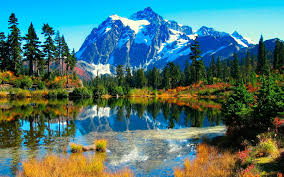
#> input picture scenery.jpg, 284 x 177 px
$ python basic.py
#> lines starting #> are read from the running program, lines starting #| are printed output that depends on the picture; after the words box and inside, x2 and y2 are one past the last pixel; in counts of white or black regions, pixels touching at a corner belong together
import cv2 as cv

#Read the image
img = cv.imread('scenery.jpg')
#> img is the input picture: shape (177, 284, 3); mean B, G, R 113.6, 116.4, 74.5

#converting to grayscale
gray = cv.cvtColor(img, cv.COLOR_BGR2GRAY)
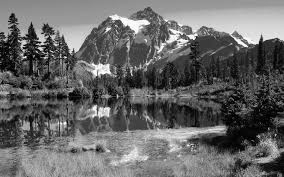
#> gray: shape (177, 284); min 0, max 255, mean 103.6
cv.imshow('Gray', gray)

#Blur the image
blur1 = cv.GaussianBlur(img, (3,3), cv.BORDER_DEFAULT)
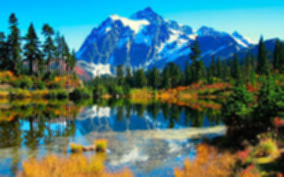
#> blur1: shape (177, 284, 3); mean B, G, R 113.6, 116.4, 74.5
cv.imshow('Blur1', blur1)

blur2 = cv.GaussianBlur(img, (7,7), cv.BORDER_DEFAULT)
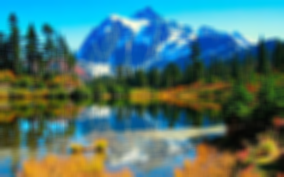
#> blur2: shape (177, 284, 3); mean B, G, R 113.6, 116.4, 74.5
cv.imshow('Blur2', blur2)

# Edge Cascade
canny = cv.Canny(img, 125, 175)
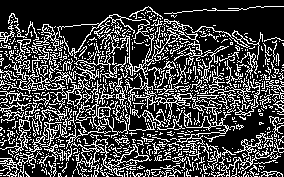
#> canny: shape (177, 284); 26.6% white in thin lines or dots
cv.imshow('Canny', canny)

# Dilating the image
dialated = cv.dilate(canny, (7,7), iterations=3)
#> dialated: shape (177, 284); 62.9% white; 1052 black regions (955 under 20 px), largest, box (x1, y1, x2, y2) and area: (0, 0, 284, 41) 4621, (175, 10, 284, 44) 2126, (211, 106, 277, 168) 1090
cv.imshow('Dilated', dialated)

#Eroding
eroded = cv.erode(dialated, (7,7), iterations=1)
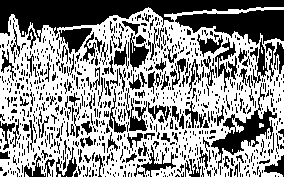
#> eroded: shape (177, 284); 56.8% white; 899 black regions (765 under 20 px), largest, box (x1, y1, x2, y2) and area: (0, 0, 284, 42) 4928, (175, 10, 284, 45) 2238, (211, 83, 277, 169) 1331
cv.imshow('Eroded', eroded)

# Resize
resized = cv.resize(img, (500,500), interpolation=cv.INTER_CUBIC)
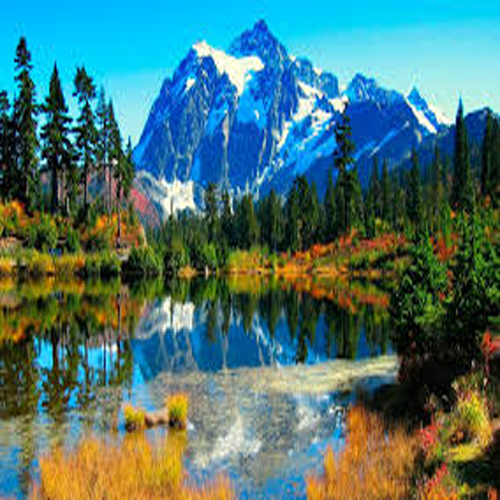
#> resized: shape (500, 500, 3); mean B, G, R 113.6, 116.4, 74.6
cv.imshow('Resized', resized)

# Cropping
cropped = img[20:50, 10:40]
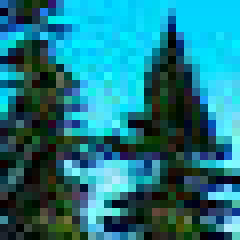
#> cropped: shape (30, 30, 3) (shown 8 times larger); mean B, G, R 132.7, 120.3, 30.2
cv.imshow('Cropped', cropped)

cv.waitKey(0)
cv.destroyAllWindows()

$ run again, with poet.jpg copied over scenery.jpg
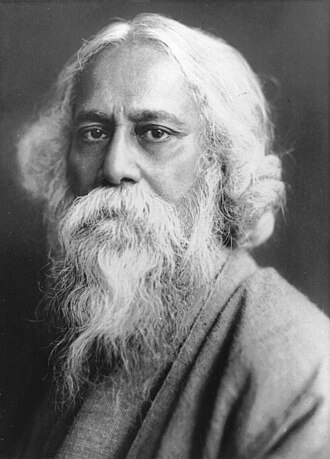
#> input picture poet.jpg, 330 x 459 px
#> img is the input picture: shape (459, 330, 3); min 4, max 255, mean 120
#> `canny = cv.Canny(img, 125, 175)`:
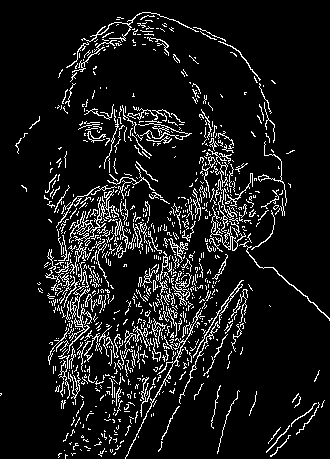
#> canny: shape (459, 330); 9.3% white in thin lines or dots
#> dialated: shape (459, 330); 21.5% white; 147 white regions (64 under 20 px), largest, box (x1, y1, x2, y2) and area: (44, 99, 330, 459) 22676, (57, 12, 275, 146) 2799, (158, 280, 248, 455) 1689
#> eroded: shape (459, 330); 18.7% white; 175 white regions (95 under 20 px), largest, box (x1, y1, x2, y2) and area: (44, 106, 330, 459) 19459, (57, 13, 275, 146) 2383, (158, 281, 244, 455) 815
#> `cropped = img[20:50, 10:40]`:
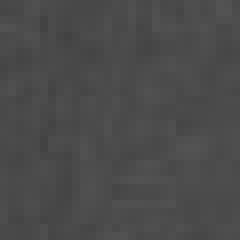
#> cropped: shape (30, 30, 3) (shown 8 times larger); min 66, max 83, mean 74.9
